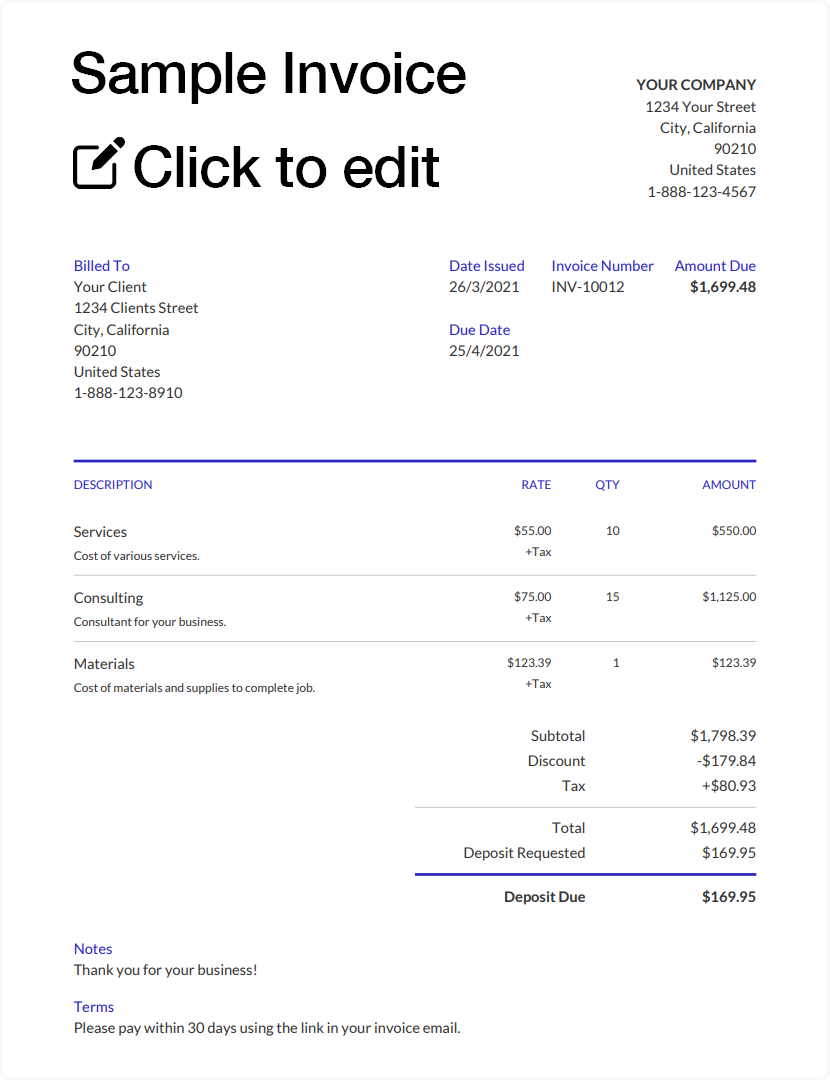
#> input picture invoices/invoice1.png, 830 x 1080 px; its folder holds only this picture in this run
$ python -i image_preprocessing.py   (imports and definitions only)
#> lines starting #> are read from the running program, lines starting #| are printed output that depends on the picture; after the words box and inside, x2 and y2 are one past the last pixel; in counts of white or black regions, pixels touching at a corner belong together
import cv2
import numpy as np
import pytesseract
import logging

logger = logging.getLogger(__name__)
# logger.setLevel(logging.DEBUG)
# [5 lines not run here, left out]


def enhance_contrast(gray, use_gamma=True, gamma=0.5, use_clahe=True, clipLimit=4.0, tileGridSize=(8, 8)):
    """
    Enhance the contrast of the input grayscale image using gamma correction and CLAHE.

    Parameters:
        gray (np.array): Input grayscale image.
        use_gamma (bool): Whether to apply gamma correction.
        gamma (float): Gamma correction value.
        use_clahe (bool): Whether to apply CLAHE.
        clipLimit (float): CLAHE clip limit.
        tileGridSize (tuple): Grid size for CLAHE.

    Returns:
        np.array: Contrast-enhanced grayscale image.
    """
    if use_gamma:
        invGamma = 1.0 / gamma
        table = np.array([((i / 255.0) ** invGamma) * 255 for i in np.arange(256)]).astype("uint8")
        gray = cv2.LUT(gray, table)
    if use_clahe:
        clahe = cv2.createCLAHE(clipLimit=clipLimit, tileGridSize=tileGridSize)
        gray = clahe.apply(gray)
    return gray


# [14 lines left out: function denoise_image, not called in this run]


def sharpen_image(gray, kernel=None):
    """
    Sharpen the input grayscale image using an unsharp mask filter.

    Parameters:
        gray (np.array): Input grayscale image.
        kernel (np.array, optional): Custom sharpening kernel. If None, a default kernel is used.

    Returns:
        np.array: Sharpened grayscale image.
    """
    if kernel is None:
        kernel = np.array([[0, -0.5, 0],
                           [-0.5, 3, -0.5],
                           [0, -0.5, 0]])
    return cv2.filter2D(gray, -1, kernel)


# [35 lines left out: functions edge_enhancement, threshold_image, not called in this run]


def rotate_bound(gray, angle):
    """
    Rotate the input grayscale image by the specified angle without cropping.

    Parameters:
        gray (np.array): Input grayscale image.
        angle (float): Rotation angle in degrees.

    Returns:
        np.array: Rotated grayscale image with black borders.
    """
    (h, w) = gray.shape[:2] if len(gray.shape) == 3 else gray.shape
    cX, cY = w // 2, h // 2
    M = cv2.getRotationMatrix2D((cX, cY), angle, 1.0)
    cos = np.abs(M[0, 0])
    sin = np.abs(M[0, 1])
    nW = int((h * sin) + (w * cos))
    nH = int((h * cos) + (w * sin))
    M[0, 2] += (nW / 2) - cX
    M[1, 2] += (nH / 2) - cY
    return cv2.warpAffine(gray, M, (nW, nH), flags=cv2.INTER_CUBIC,
                          borderMode=cv2.BORDER_CONSTANT, borderValue=0)


def deskew_using_hough(gray):
    """
    Estimate and correct the skew of the input grayscale image using edge detection and Hough Line Transform.

    Parameters:
        gray (np.array): Input grayscale image.

    Returns:
        np.array: Deskewed grayscale image.
    """
    blurred = cv2.GaussianBlur(gray, (5, 5), 0)
    edges = cv2.Canny(blurred, 50, 150, apertureSize=3)
    lines = cv2.HoughLinesP(edges, 1, np.pi / 180, threshold=100, minLineLength=100, maxLineGap=10)
    if lines is None:
        logger.debug("No lines detected using Hough; skipping deskew.")
        return gray
    angles = [np.degrees(np.arctan2((line[0][3] - line[0][1]), (line[0][2] - line[0][0])))
              for line in lines]
    if not angles:
        return gray
    median_angle = np.median(angles)
    logger.debug("Hough-based deskew: median angle = %.2f°", median_angle)
    return rotate_bound(gray, median_angle)


def get_osd_info(gray):
    """
    Retrieve orientation information from Tesseract's OSD for a grayscale image.

    Parameters:
        gray (np.array): Input grayscale image.

    Returns:
        tuple: (rotate_value, orientation_confidence)
    """
    try:
        osd_output = pytesseract.image_to_osd(gray)
        rotate_value = 0
        orientation_confidence = 0.0
        for line in osd_output.split('\n'):
            if "Rotate:" in line:
                rotate_value = int(line.split(":")[1].strip())
            if "Orientation confidence:" in line:
                orientation_confidence = float(line.split(":")[1].strip())
        return rotate_value, orientation_confidence
    except Exception as e:
        logger.error("OSD detection failed: %s", e)
        return None, None


# [12 lines left out: function get_ocr_text_score, not called in this run]


def evaluate_candidate(gray, candidate_angle):
    """
    Evaluate a candidate rotation by computing its OCR text score and OSD penalty.

    Parameters:
        gray (np.array): Input grayscale image.
        candidate_angle (float): Candidate rotation angle.

    Returns:
        tuple: (combined_score, candidate_image, osd_rotate)
    """
    candidate_image = rotate_bound(gray, -candidate_angle)
    osd_rotate, confidence = get_osd_info(candidate_image)
    if osd_rotate is None:
        osd_rotate = 360
    ocr_score = get_ocr_text_score(candidate_image)
    penalty = 50 * abs(osd_rotate)
    combined_score = ocr_score - penalty
    logger.debug("Candidate %d° -> OSD Rotate: %d (conf: %.2f), OCR: %d, Score: %d",
                 candidate_angle, osd_rotate, confidence, ocr_score, combined_score)
    return combined_score, candidate_image, osd_rotate


def correct_orientation(gray):
    """
    Determine and apply the optimal rotation for the grayscale image based on OCR and OSD feedback.

    Parameters:
        gray (np.array): Input grayscale image.

    Returns:
        np.array: Grayscale image with corrected orientation.
    """
    candidates = [0, 90, 180, 270]
    best_score = -float('inf')
    best_image = gray
    best_angle = None
    for angle in candidates:
        score, candidate_image, _ = evaluate_candidate(gray, angle)
        if score > best_score:
            best_score = score
            best_image = candidate_image
            best_angle = angle
    logger.info("Best candidate: %d° with score %d", best_angle, best_score)
    return best_image


# [53 lines left out: functions resize_normalize, crop_to_text, not called in this run]

def correct_format_for_preprocessing(image):
    """
    Ensure the input image is in the correct format for preprocessing.

    Parameters:
        image (np.array): Input image.

    Returns:
        np.array: Grayscale image.
    """

    image = cv2.cvtColor(image, cv2.COLOR_BGR2GRAY)
    return image

# [15 lines left out: function correct_format_for_ocr, not called in this run]


def preprocess_image(image,
                     apply_contrast=True,
                     apply_denoise=False,
                     apply_edge_enhancement=False,
                     apply_sharpen=True,
                     apply_threshold=False,
                     apply_deskew=True,
                     apply_orientation=True,
                     apply_crop=True,
                     apply_resize=True,
                     target_width=800):
    """
    Preprocess an image by applying a configurable sequence of steps on a grayscale image.

    The image is first converted to grayscale and then processed according to the flags provided.

    Parameters:
        image_path (str): Path to the input image.
        apply_contrast (bool): Apply contrast enhancement.
        apply_denoise (bool): Apply denoising.
        apply_edge_enhancement (bool): Apply edge enhancement.
        apply_sharpen (bool): Apply sharpening.
        apply_threshold (bool): Apply global thresholding.
        apply_deskew (bool): Apply Hough-based deskewing.
        apply_orientation (bool): Correct orientation via OCR and OSD.
        apply_crop (bool): Crop to text region.
        apply_resize (bool): Resize and normalize the image.
        target_width (int): Target width for resizing.

    Returns:
        np.array: Preprocessed grayscale image.
    """
    image = correct_format_for_preprocessing(image)

    if apply_contrast:
        image = enhance_contrast(image)
    if apply_denoise:
        image = denoise_image(image)
    if apply_edge_enhancement:
        image = edge_enhancement(image)
    if apply_sharpen:
        image = sharpen_image(image)
    if apply_threshold:
        image = threshold_image(image)
    if apply_deskew:
        image = deskew_using_hough(image)
    if apply_orientation:
        image = correct_orientation(image)
    if apply_crop:
        image = crop_to_text(image)
    if apply_resize:
        image = resize_normalize(image, target_width=target_width)

    # if image.dtype == 'float32' or image.dtype == 'float64':
    #         image = (image * 255).astype('uint8')
    return correct_format_for_ocr(image)

# [47 lines left out: function preprocess_image_custom, not called in this run]


# [13 lines of commented-out code are left out]

>>> import cv2
>>> picture = cv2.imread('../invoices/invoice1.png')
#> picture is the input picture: shape (1080, 830, 3); mean B, G, R 248.8, 248, 248
>>> result = preprocess_image(picture)
#> in enhance_contrast, `gray = cv2.LUT(gray, table)`:
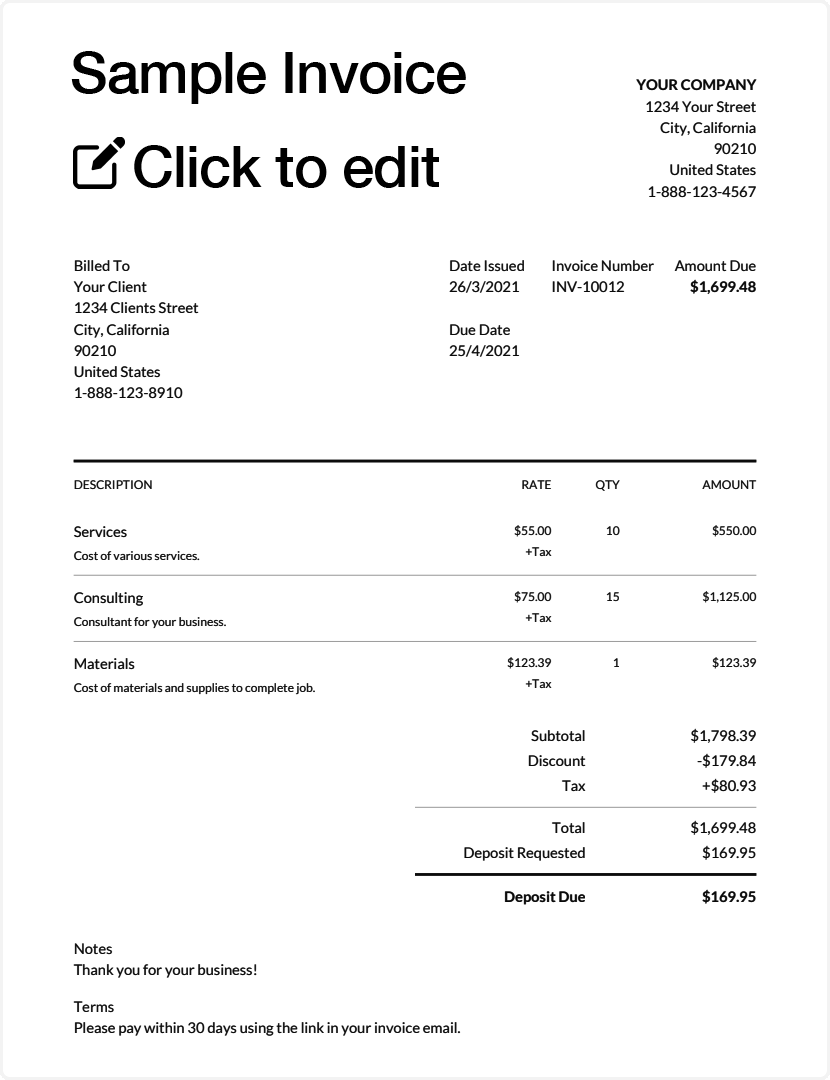
#> gray: shape (1080, 830); min 0, max 255, mean 246.2
#> in deskew_using_hough, `edges = cv2.Canny(blurred, 50, 150, apertureSize=3)`:
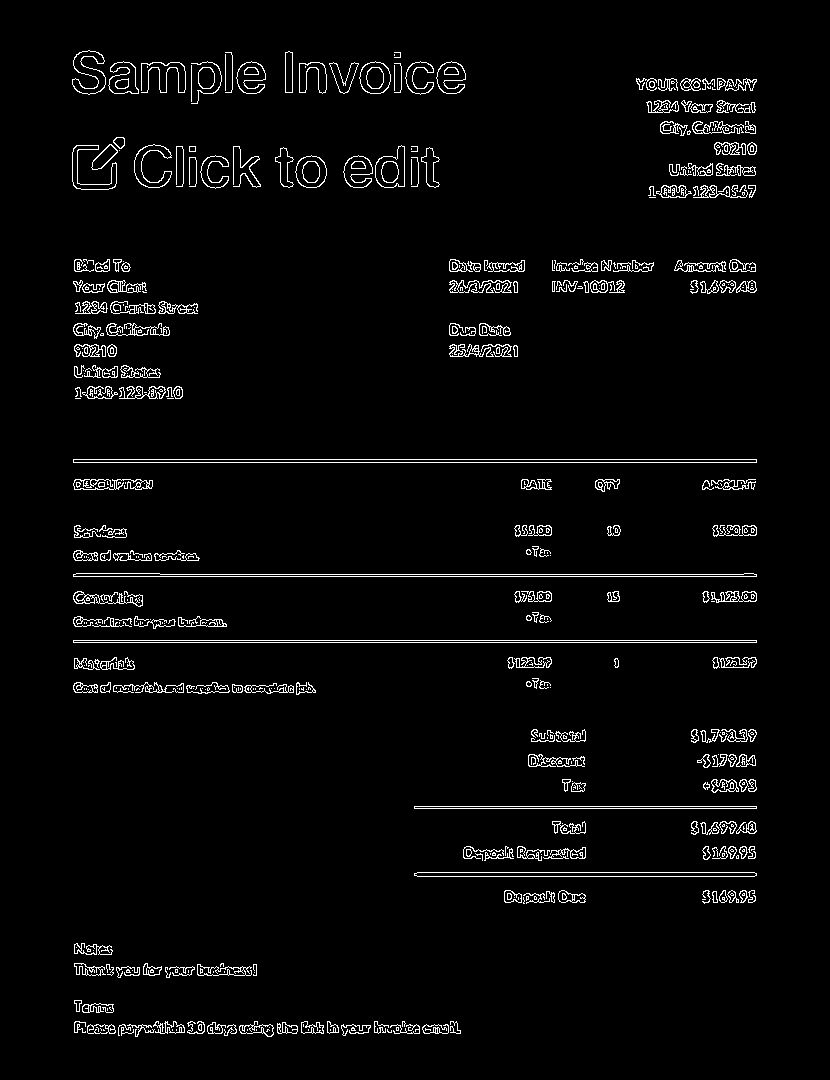
#> edges: shape (1080, 830); 3.3% white in thin lines or dots, all inside (x1, y1, x2, y2) = (72, 50, 757, 1037)
#> in deskew_using_hough, `lines = cv2.HoughLinesP(edges, 1, np.pi / 180, threshold=100, minLineL..`: lines = 41 rows, first 6: [73, 640, 756, 640], [160, 574, 756, 574], [73, 576, 756, 576], [73, 459, 756, 459], [73, 642, 756, 642], [73, 462, 756, 462]
#> in deskew_using_hough, `angles = [np.degrees(np.arctan2((line[0][3] - line[0][1]), (line[0][2]..`: angles = 41 values, max 3.78 at index 29, min -90 at index 15, mean -2.04
#> in deskew_using_hough, `median_angle = np.median(angles)`: median_angle = 0
#> in rotate_bound, `M = cv2.getRotationMatrix2D((cX, cY), angle, 1.0)`: M = [[1, 0, 0], [0, 1, 0]]
#> in rotate_bound, `cos = np.abs(M[0, 0])`: cos = 1
#> in rotate_bound, `sin = np.abs(M[0, 1])`: sin = 0
#> in rotate_bound, `nW = int((h * sin) + (w * cos))`: nW = 830
#> in rotate_bound, `nH = int((h * cos) + (w * sin))`: nH = 1080
#> after the loop in correct_orientation, `for angle in candidates:`: best_score = -inf
#> (the run stopped early here; a loop or call above may not have finished)
